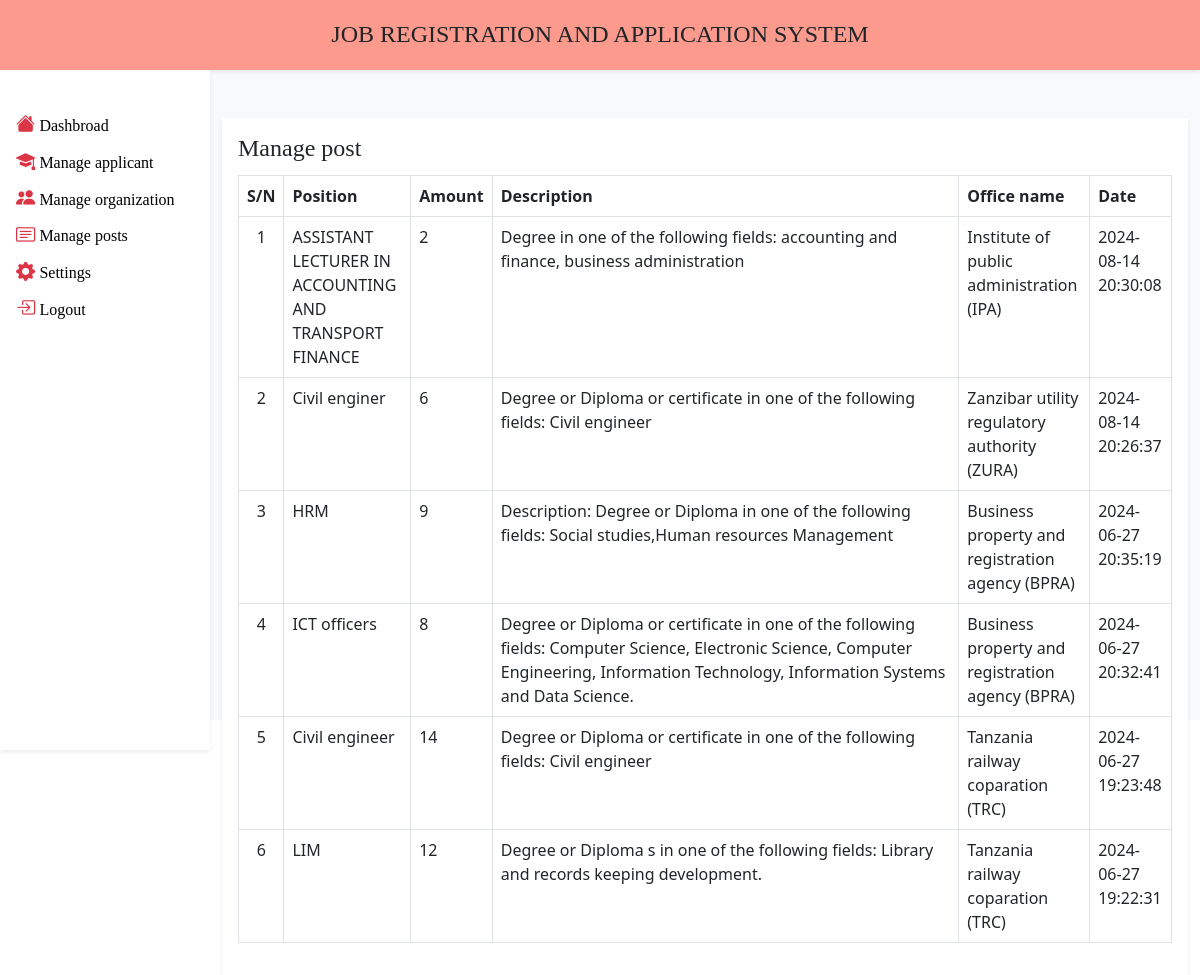
The page /admin/managePost.php (signed in) on the database its author committed.
### tables this page shows
CREATE TABLE `post` (
  `postID` int(11) NOT NULL,
  `position` varchar(150) NOT NULL,
  `description` text NOT NULL,
  `amount` int(11) NOT NULL,
  `postDate` datetime NOT NULL,
  `endDate` datetime NOT NULL,
  `officeName` varchar(50) NOT NULL,
  `status` varchar(20) NOT NULL DEFAULT 'Opening'
);

### admin/managePost.php (the view)
<?php include_once "topHeader.php"; ?>
            <div class='container-fluid mt-5'>
                    <div class="card border-0 shadow-sm rounded-0">
                      <div class="card-body">
                        <div class="row">
                          <div class="col-md-10">
                            <p class="h4 font-f">Manage post </p>
                          </div>
                        </div>
                        <table class='table table-hover table-bordered mt-1' id="post-table">
                          <thead>
                            <tr>
                              <th width='1%'>S/N</th>
                              <th >Position</th>
                              <th width='2%'>Amount</th>
                              <th width='50%'>Description</th>
                              <th>Office name</th>
                              <th>Date</th>
                            </tr>
                          </thead>
                          <tbody>
                            <?php
                              $no =  1;
                              $post = mysqli_query($con,"select * from post  order by postID desc");
                              while ($query = mysqli_fetch_array($post)) {
                            ?>
                              <tr>
                                      <td class='text-center'><?php echo $no; ?></td>
                                        <td><?php echo $query['position']; ?> </td>
                                        <td> <?php echo $query['amount']; ?></td>
                                        <td> <?php echo $query['description']; ?></td>
                                        <td><?php echo $query['officeName']; ?></td>
                                        <td> <?php echo $query['postDate']; ?></td>
                              </tr>
                            <?php $no +=1; }?>
                          </tbody>
                        </table>
                      </div>
                    </div>
                </div>
            </div>
        </div>
</body>
</html>

### admin/topHeader.php (shortened to what this page needs)
<!DOCTYPE html>
<html lang="en">
<head>
    <link href="https://cdn.jsdelivr.net/npm/bootstrap@5.2.3/dist/css/bootstrap.min.css" rel="stylesheet" >
    <link rel="stylesheet" href="../assets/css/style.css">
    <link rel="stylesheet" href="https://cdn.jsdelivr.net/npm/bootstrap-icons@1.11.1/font/bootstrap-icons.css">
</head>
<body>
<div class="bg-light h-fixed-md">
            <div class="card border-0 shadow-sm  rounded-0 " style="background-color:rgba(255, 93, 69, 0.6);">
                <div class="card-body h-79">
                    <p class=" text-center font-f-s ">JOB REGISTRATION AND APPLICATION SYSTEM</p>
                </div>
            </div>
            <div class='d-flex'>
           <?php include_once "sideBar.php"; ?>

### admin/sideBar.php
<aside>
                <div class="card border-0 shadow-sm rounded-0">
                    <div class="card-body h-fixed w-fixed">
                        <ul class='nav mt-4'>
                            <li class='list-none mb-2'>
                                <i class="bi bi-house-fill text-danger display-7"></i>
                                <a href="./" class='text-none font-f text-black'> Dashbroad </a>
                            </li>
                                         <li class='list-none mb-2'>
                                            <i class="bi bi-mortarboard-fill text-danger display-7"></i>
                                            <a href="manageApplicant.php" class='text-none font-f text-black'> Manage applicant</a>
                                        </li>
                                        <li class='list-none mb-2'>
                                            <i class="bi bi-people-fill text-danger display-7"></i>
                                            <a href="manageOrganization.php" class='text-none font-f text-black'> Manage organization</a>
                                        </li>
                                        <li class='list-none mb-2'>
                                            <i class="bi bi-card-text text-danger display-7"></i>
                                            <a href="managePost.php" class='text-none font-f text-black'> Manage posts</a>
                                        </li>
                            <li class='list-none mb-2'>
                                <i class="bi bi-gear-fill text-danger  display-7"></i>
                                <a href="changePassword.php" class='text-none font-f text-black mb-1'> Settings <span class='text-white'>data center</span> </a>
                            </li>
                            <li class='list-none'>
                                <i class="bi bi-box-arrow-in-right text-danger  display-7"></i>
                                <a href="../inc/logOut.php" class='text-none font-f text-black'> Logout</a>
                            </li>
                        </ul>
                    </div>
                </div>
            </aside>

### assets/css/style.css (style rules this page uses)
.h-79 { height: 70px; }
.h-fixed-md { height: 45rem; }
.h-fixed { height: 42.5rem; }
.display-7 { font-size: 1.2rem; }
.font-f-s { font-family: initial; font-size: 1.5rem; }
.font-f { font-family: initial; }
.list-none { list-style: none; }
.w-fixed { width: 210px; }
.text-none { text-decoration: none; }

### rows shown on the page
post: position "ASSISTANT LECTURER IN ACCOUNTING AND TRANSPORT FINANCE", amount "2", description "Degree in one of the following fields: accounting and finance, business administration", officeName "Institute of public administration (IPA)", postDate "2024-08-14 20:30:08"
post: position "Civil enginer", amount "6", description "Degree or Diploma or certificate in one of the following fields: Civil engineer", officeName "Zanzibar utility regulatory authority (ZURA)", postDate "2024-08-14 20:26:37"
post: position "HRM", amount "9", description "Description: Degree or Diploma in one of the following fields: Social studies,Human resources Management", officeName "Business property and registration agency (BPRA)", postDate "2024-06-27 20:35:19"
post: position "ICT officers", amount "8", description "Degree or Diploma or certificate in one of the following fields: Computer Science, Electronic Science, Computer Engineering, Information Technology, Information Systems and Data Science.", officeName "Business property and registration agency (BPRA)", postDate "2024-06-27 20:32:41"
post: position "Civil engineer", amount "14", description "Degree or Diploma or certificate in one of the following fields: Civil engineer", officeName "Tanzania railway coparation (TRC)", postDate "2024-06-27 19:23:48"
post: position "LIM", amount "12", description "Degree or Diploma s in one of the following fields: Library and records keeping development.", officeName "Tanzania railway coparation (TRC)", postDate "2024-06-27 19:22:31"
